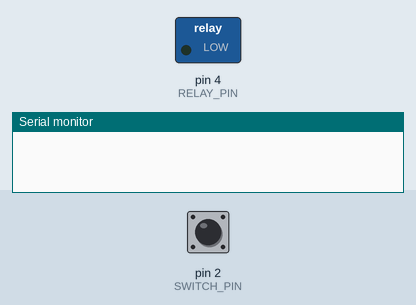
This sketch was run on a simulated Arduino Uno, built with avr-gcc and run on an emulated ATmega328P. Shown: switched loads named in the sketch (green lamp = pin HIGH), the last lines printed to the serial monitor. Inputs (shaded band) come from the test bench; at power-on: pin 2 (SWITCH_PIN) HIGH.

Above: at 1.2 s.
1.3 s: pin 2 (SWITCH_PIN) pulled LOW for 0.15 s
At 4.7 s:
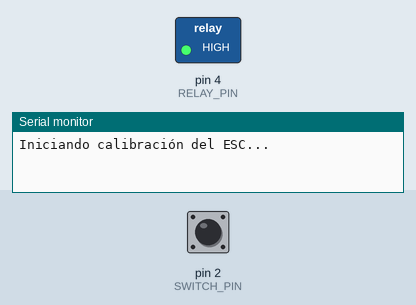
Timing chart, 0 to 6.2 s (numbered marks = the images above; inputs shaded):
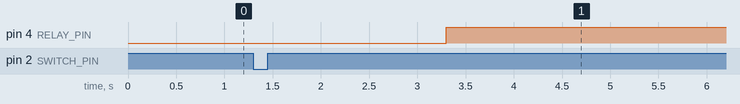

Measured:
- after the input at 1.3 s, pin 4 (RELAY_PIN): LOW → HIGH after 2.0 s

The sketch:

codigoRele.ino
```cpp
#define RELAY_PIN 4 // Pin para el relé
#define SWITCH_PIN 2 // Pin para el switch

bool lastSwitchState = HIGH; // Estado previo del switch

void setup() {
    Serial.begin(9600);          // Iniciar puerto serial
    pinMode(RELAY_PIN, OUTPUT);  // Configuración del pin del relé
    pinMode(SWITCH_PIN, INPUT_PULLUP); // Switch con resistencia pull-up interna
}

void loop() {
    bool currentSwitchState = digitalRead(SWITCH_PIN); // Leer estado del switch

    // Detectar flanco de bajada
    if ((currentSwitchState == LOW && lastSwitchState == HIGH)) {
        calibrarESC(); // Llamar a la función de calibración del ESC
    }
    lastSwitchState = currentSwitchState; // Actualizar el estado previo del switch
}


// Función para calibrar el ESC
void calibrarESC() {
    Serial.println("Iniciando calibración del ESC...");

    // Apagar el ESC
    digitalWrite(RELAY_PIN, LOW);
    delay(2000);  // Esperar 2 segundos para garantizar el apagado completo

    // Encender el ESC en modo calibración
    digitalWrite(RELAY_PIN, HIGH);
    delay(2000);

    Serial.println("Calibración completada");
}
```
